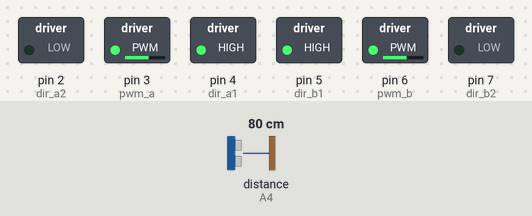
This sketch was run on a simulated Arduino Uno, built with avr-gcc and run on an emulated ATmega328P. Parts: switched loads named in the sketch (green lamp = pin HIGH). Wiring (inferred from the names in the program): ultrasonic range finder: trigger A5; echo A4. Dashed ring = blinking. The inputs (shaded band) are chosen by the test bench; at power-on: distance to the obstacle (sensor on A4) 80 cm. The echo pulse lasts 58.3 µs per cm; pins used as bus, display or sensor lines are not drawn.

Above: at 1.2 s.
1.3 s: distance to the obstacle (sensor on A4) set to 13 cm
2.8 s: distance to the obstacle (sensor on A4) set to 11 cm
At 3.5 s:
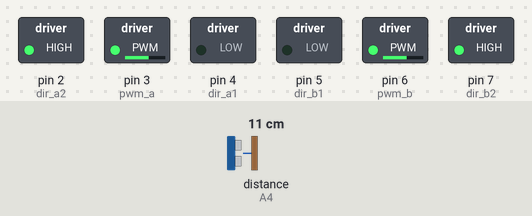
At 4.3 s:
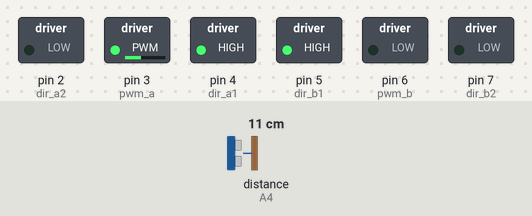
5.8 s: distance to the obstacle (sensor on A4) set to 18 cm
At 6.34 s:
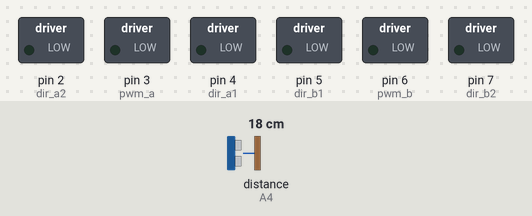
Timing chart, 0 to 8.8 s (numbered marks = the images above; inputs shaded):
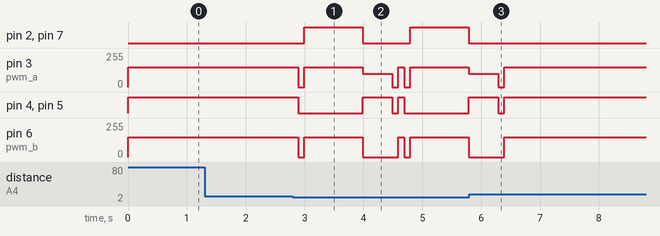

Measured:
- the behaviour switches between 12 and 11 cm on distance to the obstacle (sensor on A4) (found by bisection; images 0 and 1)
- after the input at 1.3 s, every drawn part: stays the same
- after the input at 2.8 s, pin 2 (dir_a2): alternates HIGH for 1.0 s and LOW for 0.80 s, starting after 0.19 s; pin 3 (pwm_a): 150/255 → 0/255 after 0.09 s, → 150/255 0.10 s later, → 100/255 1.0 s later, → 0/255 0.50 s later, … (8 changes in this stretch)
- after the input at 5.8 s, pin 2 (dir_a2), pin 7 (dir_b2): stops changing and stays LOW; pin 3 (pwm_a), pin 6 (pwm_b): goes on until 6.4 s, then stays 150/255; pin 4 (dir_a1), pin 5 (dir_b1): goes on until 6.4 s, then stays HIGH

The sketch:

ultrasonic_with_motor.ino
```cpp
int pwm_a = 3;   //PWM control for motor outputs 1 and 2 is on digital pin 3
int pwm_b = 6;  //PWM control for motor outputs 3 and 4 is on digital pin 11
int dir_a1 = 4;
int dir_a2 = 2;
int dir_b1 = 5;
int dir_b2 = 7;

#define trigPin A5
#define echoPin A4

void setup(){
  Serial.begin(9600);

  pinMode(pwm_a,  OUTPUT);  //Set control pins to be outputs
  pinMode(pwm_b,  OUTPUT);
  pinMode(dir_a1, OUTPUT);  //set motor direction output
  pinMode(dir_a2, OUTPUT);
  pinMode(dir_b1, OUTPUT);
  pinMode(dir_b2, OUTPUT);

  pinMode(trigPin, OUTPUT);
  pinMode(echoPin, INPUT);
}

void loop(){

  long duration, distance;
  digitalWrite(trigPin, LOW);  // Added this line
  delayMicroseconds(2); // Added this line
  digitalWrite(trigPin, HIGH);
  //  delayMicroseconds(1000); - Removed this line
  delayMicroseconds(10); // Added this line
  digitalWrite(trigPin, LOW);
  duration = pulseIn(echoPin, HIGH);
  distance = (duration/2) / 29.1; //calculate distance in cm

  if (distance <= 10){
    stopped();
    delay(100);
    backward();
    delay(1000);
    TurnRight();
    delay(500);
    stopped();
    delay(100);
  }
  else {
       forward();
       delay(100);
  }

}

 void forward() //full speed forward
{
  digitalWrite(dir_a1, HIGH);  //Reverse both motors direction, 1 high
  digitalWrite(dir_a2, LOW);
  digitalWrite(dir_b1, HIGH);  //Reverse both motors direction, 2 high
  digitalWrite(dir_b2, LOW);
  analogWrite(pwm_a, 150);    //set motor A to run at 100% duty cycle (fast)
  analogWrite(pwm_b, 150);    //set motor B to run at 100% duty cycle (fast)
}

void backward() //turn right
{
  digitalWrite(dir_a1, LOW);  //Set motor direction, 1 Low
  digitalWrite(dir_a2, HIGH);
  digitalWrite(dir_b1, LOW);  //Set motor direction, 2 Low
  digitalWrite(dir_b2, HIGH);
  analogWrite(pwm_a, 150);   //set motor 2 to run at 100% duty cycle (fast)
  analogWrite(pwm_b, 150);
}
 void stopped() //stop the motor
{
  digitalWrite(dir_a1, LOW);  //Set motor direction, 1 low
  digitalWrite(dir_a2, LOW);
  digitalWrite(dir_b1, LOW);  //Set motor direction, 2 low
  digitalWrite(dir_b2, LOW);
  analogWrite(pwm_a, 0);   //set both motors to stop(0)
  analogWrite(pwm_b, 0);
}

 void TurnRight() //turn right
{
  digitalWrite(dir_a1, HIGH);  //Set motor direction, 1 high
  digitalWrite(dir_a2, LOW);
  digitalWrite(dir_b1, HIGH);  //Set motor direction, 2 high
  digitalWrite(dir_b2, LOW);
  analogWrite(pwm_a, 100);   //set motor 2 to run at 100% duty cycle (fast)
  analogWrite(pwm_b, 0);
}

void TurnLeft() //turn left
{
  digitalWrite(dir_a1, HIGH);  //Set motor direction, 1 low, 2 high
  digitalWrite(dir_a2, LOW);
  digitalWrite(dir_b1, HIGH);  //Set motor direction, 3 high, 4 low
  digitalWrite(dir_b2, LOW);
  analogWrite(pwm_a, 0);   //set motor 1 to run at 100% duty cycle (fast)
  analogWrite(pwm_b, 100);
}
```
